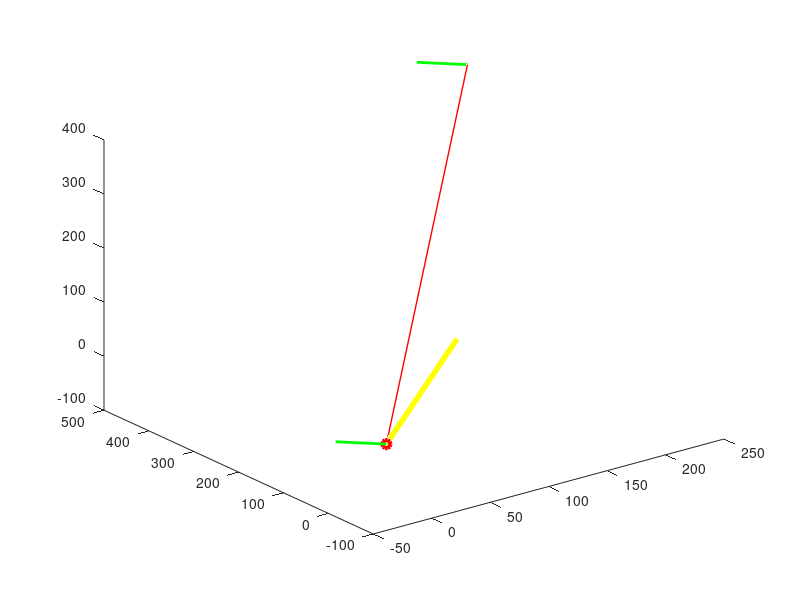

Here is the MATLAB script that generated this plot:
clear
clc

close all

K = [633.8 0 0; 0 633.8 0; 0 0 1 ];

R = [7.0099997093e-01 5.1791569502e-01 -4.9026765507e-01;
    -5.4920682275e-01 8.3058956479e-01 9.2156609709e-02;
    4.5494055282e-01 2.0465656041e-01 8.6668609409e-01];

T = [4.5494055282e-01 2.0465656041e-01 8.6668609409e-01]';


C = -R\T;

pt = [240*540 320*540 540]';
pt_3d = R\(K\pt) - R\T;

M = K*R;
% Note that pricipal axes is flipped
pa = det(M)*M(3, :);

pa = pa/2500;

up = R\[0 1 0]';
%up = R*[0 1 0]';
up = up*50;

test = K*[R T]*[pt_3d; 1];
test = test/(test(end))

test1 = K*[R T]*[pt_3d+up; 1];
test1 = test1/test1(end)

test3 = K*[R T]*[C; 1];
test3 = test3/test3(end)





% Plot the whole thing 

% plot camera
plot3(C(1), C(2), C(3), '-or' , 'LineWidth', 3)
hold on

% Plot principle axis
plot3([C(1) pa(1)+C(1)], [C(2) pa(2)+C(2)], [C(3), pa(3)+C(3)], ...
    'y' , 'LineWidth', 4')

plot3( [C(1) pt_3d(1)], [C(2) pt_3d(2)], [C(3) pt_3d(3)], '-r', 'LineWidth', 1);


% plot up vector
plot3( [C(1) C(1)+up(1)], [C(2) C(2)+up(2)], [C(3) C(3)+up(3)],...
    '-g', 'LineWidth', 2 )

% plot up vector 
plot3( [pt_3d(1) pt_3d(1)+up(1)], [pt_3d(2) pt_3d(2)+up(2)],...
        [pt_3d(3) pt_3d(3)+up(3)], '-g', 'LineWidth', 2 )
 
 hold off